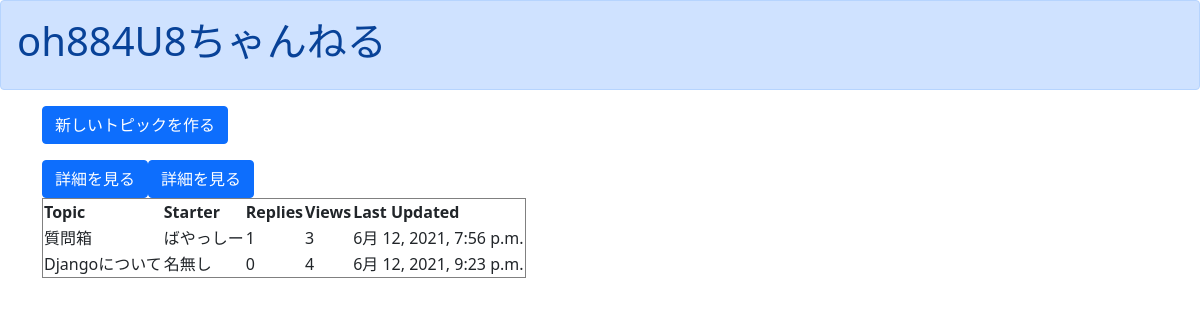
The page /list/ on the database as committed earlier.
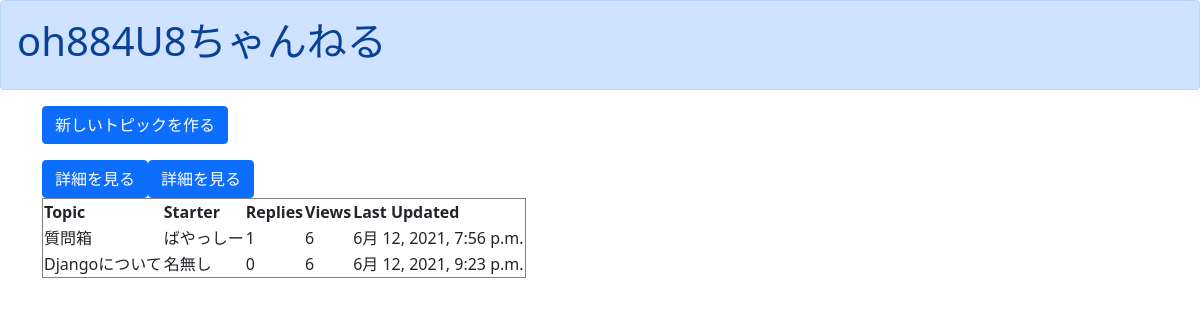
The same page on the database as committed later.
### boardapp/models.py (models this page shows, shortened)
class BoardModel(models.Model):
    topic = models.CharField(max_length=30)
    starter = models.CharField(max_length=10, default="名無し")
    replies = models.PositiveIntegerField(default=0)
    views = models.PositiveIntegerField(default=0)
    last_updated = models.DateTimeField(default=timezone.now)
    description = models.TextField()

### boardapp/views.py (the view)
# urls.py: path('list/', listfunc, name='list'),
def listfunc(request):
    object_list = BoardModel.objects.all()
    return render(request, 'list.html', {'object_list':object_list})

### templates/list.html
{% extends 'base.html' %}
{% block header %}
<div class="alert alert-primary" role="alert">
  <h1>oh884U8ちゃんねる<h1>
</div>
{% endblock header %}
{% block content %}
<div class="container">
  <p><a href="{% url 'topiccreate' %}" class="btn btn-primary" tabindex="-1" role="button" aria-disabled="true">新しいトピックを作る</a></p>
  <table border="1">
    <thread>
      <tr>
        <th>Topic</th>
        <th>Starter</th>
        <th>Replies</th>
        <th>Views</th>
        <th>Last Updated</th>
      </tr>
    </thread>
    <tbody>
      {% for item in object_list %}
        <tr>
          <td>{{ item.topic }}</td>
          <td>{{ item.starter }}</td>
          <td>{{ item.replies }}</td>
          <td>{{ item.views }}</td>
          <td>{{ item.last_updated }}</td>
        </tr>
        <a href="{% url 'detail' item.pk %}" class="btn btn-primary" tabindex="-1" role="button" aria-disabled="true">詳細を見る</a>
      {% endfor %}
    </tbody>
  </table>
</div>
{% endblock content %}

### templates/base.html (shortened to what this page needs)
<!doctype html>
<html lang="ja">
  <head>
    <link href="https://cdn.jsdelivr.net/npm/bootstrap@5.0.0-beta1/dist/css/bootstrap.min.css" rel="stylesheet">
  </head>
  {% block header %}
  {% endblock header %}
  {% block content %}
  {% endblock content %}
</html>

Rows that differ between the two databases and show on the page:
changed BoardModel "質問箱": views "3" → "6"
changed BoardModel "Djangoについて": views "4" → "6"
